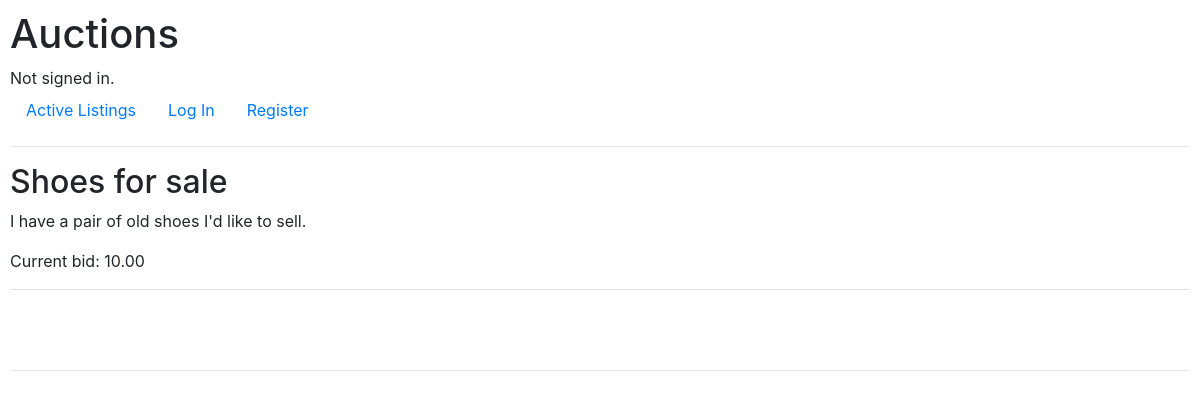
The page /listing/1 on the database as committed earlier.
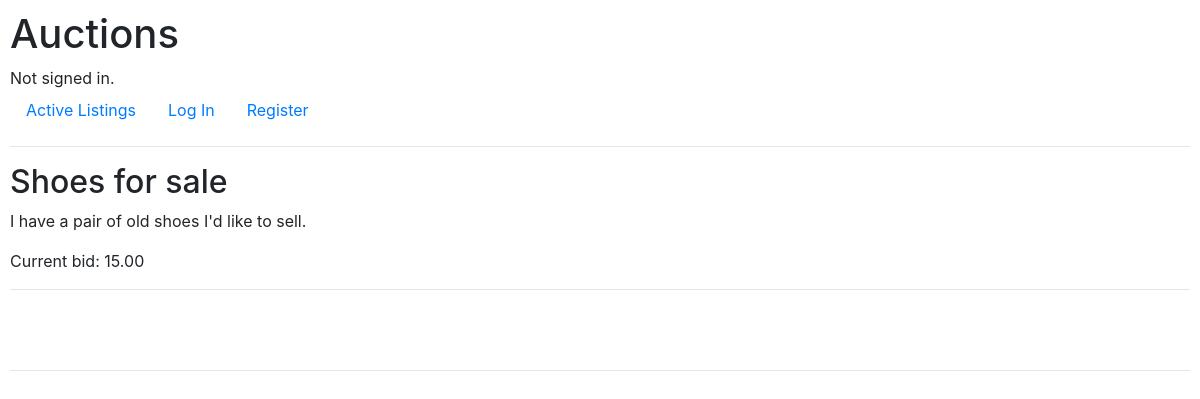
The same page on the database as committed later.
### auctions/models.py (models this page shows, shortened)
class Bid(models.Model):
    bid_amount = models.DecimalField(max_digits=10, decimal_places=2)
    user = models.ForeignKey(User, on_delete=models.CASCADE)
    listing = models.ForeignKey(Listing, on_delete=models.CASCADE, related_name='bids')

### auctions/views.py (the view)
# urls.py: path("listing/<int:listing_id>", views.listing_detail, name="listing"),
def listing_detail(request, listing_id):
    listing = get_object_or_404(Listing, pk=listing_id)
    highest_bid = Bid.objects.filter(listing=listing).order_by('-bid_amount').first()
    user_watchlist_ids = []
    if request.user.is_authenticated:
        user_watchlist_ids = Watchlist.objects.filter(user=request.user).values_list('listing_id', flat=True)
    return render(request, 'auctions/listing-detail.html', {
        'listing': listing,
        'highest_bid': highest_bid,
        'user_watchlist_ids': user_watchlist_ids
    })

### auctions/templates/auctions/listing-detail.html (shortened to what this page needs)
{% extends "auctions/layout.html" %}
{% block body %}
    <h2>{{ listing.title }}</h2>
    <p>{{ listing.description }}</p>
    <p>Current bid: {% if highest_bid %}{{ highest_bid.bid_amount }}{% else %}{{ listing.starting_bid }}{% endif %}</p>
    <hr>
    <br>
    <br>
    <hr>
{% endblock %}

Rows that differ between the two databases and show on the page:
no longer on this page (row unchanged): Bid: bid_amount "10.00"
added Bid: bid_amount "15.00"
